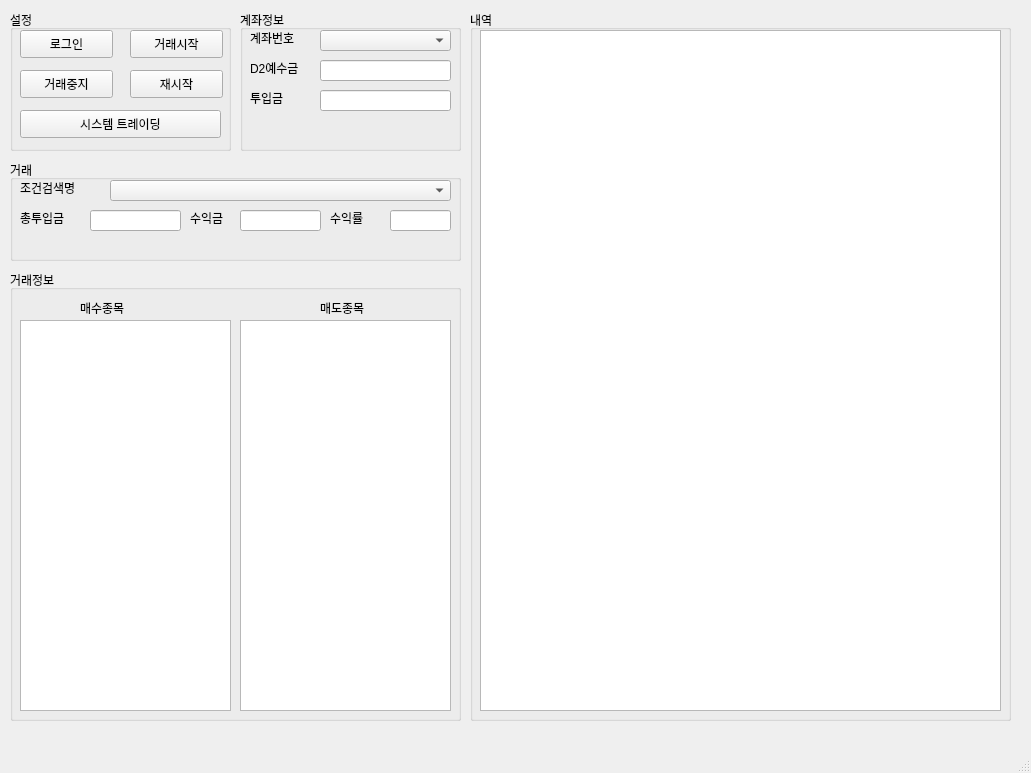
<?xml version="1.0" encoding="UTF-8"?>
<ui version="4.0">
 <class>MainWindow</class>
 <widget class="QMainWindow" name="MainWindow">
  <property name="geometry">
   <rect>
    <x>0</x>
    <y>0</y>
    <width>1031</width>
    <height>773</height>
   </rect>
  </property>
  <property name="windowTitle">
   <string>MyWin</string>
  </property>
  <widget class="QWidget" name="centralwidget">
   <widget class="QGroupBox" name="groupBox">
    <property name="geometry">
     <rect>
      <x>10</x>
      <y>10</y>
      <width>221</width>
      <height>141</height>
     </rect>
    </property>
    <property name="title">
     <string>설정</string>
    </property>
    <widget class="QPushButton" name="btnLogin">
     <property name="geometry">
      <rect>
       <x>10</x>
       <y>20</y>
       <width>93</width>
       <height>28</height>
      </rect>
     </property>
     <property name="text">
      <string>로그인</string>
     </property>
    </widget>
    <widget class="QPushButton" name="btnStart">
     <property name="geometry">
      <rect>
       <x>120</x>
       <y>20</y>
       <width>93</width>
       <height>28</height>
      </rect>
     </property>
     <property name="text">
      <string>거래시작</string>
     </property>
    </widget>
    <widget class="QPushButton" name="btnStop">
     <property name="geometry">
      <rect>
       <x>10</x>
       <y>60</y>
       <width>93</width>
       <height>28</height>
      </rect>
     </property>
     <property name="text">
      <string>거래중지</string>
     </property>
    </widget>
    <widget class="QPushButton" name="btnReStart">
     <property name="geometry">
      <rect>
       <x>120</x>
       <y>60</y>
       <width>93</width>
       <height>28</height>
      </rect>
     </property>
     <property name="text">
      <string>재시작</string>
     </property>
    </widget>
    <widget class="QPushButton" name="btnSysTrading">
     <property name="geometry">
      <rect>
       <x>10</x>
       <y>100</y>
       <width>201</width>
       <height>28</height>
      </rect>
     </property>
     <property name="text">
      <string>시스템 트레이딩</string>
     </property>
    </widget>
   </widget>
   <widget class="QGroupBox" name="groupBox_2">
    <property name="geometry">
     <rect>
      <x>240</x>
      <y>10</y>
      <width>221</width>
      <height>141</height>
     </rect>
    </property>
    <property name="title">
     <string>계좌정보</string>
    </property>
    <widget class="QLabel" name="label2">
     <property name="geometry">
      <rect>
       <x>10</x>
       <y>20</y>
       <width>64</width>
       <height>15</height>
      </rect>
     </property>
     <property name="text">
      <string>계좌번호</string>
     </property>
    </widget>
    <widget class="QComboBox" name="cbAcctNo">
     <property name="geometry">
      <rect>
       <x>80</x>
       <y>20</y>
       <width>131</width>
       <height>21</height>
      </rect>
     </property>
    </widget>
    <widget class="QLabel" name="label3">
     <property name="geometry">
      <rect>
       <x>10</x>
       <y>50</y>
       <width>64</width>
       <height>15</height>
      </rect>
     </property>
     <property name="text">
      <string>D2예수금</string>
     </property>
    </widget>
    <widget class="QLineEdit" name="leD2Price">
     <property name="geometry">
      <rect>
       <x>80</x>
       <y>50</y>
       <width>131</width>
       <height>21</height>
      </rect>
     </property>
    </widget>
    <widget class="QLabel" name="label1">
     <property name="geometry">
      <rect>
       <x>10</x>
       <y>80</y>
       <width>64</width>
       <height>15</height>
      </rect>
     </property>
     <property name="text">
      <string>투입금</string>
     </property>
    </widget>
    <widget class="QLineEdit" name="lePrice">
     <property name="geometry">
      <rect>
       <x>80</x>
       <y>80</y>
       <width>131</width>
       <height>21</height>
      </rect>
     </property>
    </widget>
   </widget>
   <widget class="QGroupBox" name="groupBox_3">
    <property name="geometry">
     <rect>
      <x>10</x>
      <y>160</y>
      <width>451</width>
      <height>101</height>
     </rect>
    </property>
    <property name="title">
     <string>거래</string>
    </property>
    <widget class="QLabel" name="label4">
     <property name="geometry">
      <rect>
       <x>10</x>
       <y>20</y>
       <width>91</width>
       <height>16</height>
      </rect>
     </property>
     <property name="text">
      <string>조건검색명</string>
     </property>
    </widget>
    <widget class="QComboBox" name="cbCdtNm">
     <property name="geometry">
      <rect>
       <x>100</x>
       <y>20</y>
       <width>341</width>
       <height>21</height>
      </rect>
     </property>
    </widget>
    <widget class="QLabel" name="label5">
     <property name="geometry">
      <rect>
       <x>10</x>
       <y>50</y>
       <width>64</width>
       <height>15</height>
      </rect>
     </property>
     <property name="text">
      <string>총투입금</string>
     </property>
    </widget>
    <widget class="QLineEdit" name="leTotalPrice">
     <property name="geometry">
      <rect>
       <x>80</x>
       <y>50</y>
       <width>91</width>
       <height>21</height>
      </rect>
     </property>
    </widget>
    <widget class="QLabel" name="label6">
     <property name="geometry">
      <rect>
       <x>180</x>
       <y>50</y>
       <width>51</width>
       <height>16</height>
      </rect>
     </property>
     <property name="text">
      <string>수익금</string>
     </property>
    </widget>
    <widget class="QLineEdit" name="leProfits">
     <property name="geometry">
      <rect>
       <x>230</x>
       <y>50</y>
       <width>81</width>
       <height>21</height>
      </rect>
     </property>
    </widget>
    <widget class="QLabel" name="label7">
     <property name="geometry">
      <rect>
       <x>320</x>
       <y>50</y>
       <width>41</width>
       <height>16</height>
      </rect>
     </property>
     <property name="text">
      <string>수익률</string>
     </property>
    </widget>
    <widget class="QLineEdit" name="leProfitsPc">
     <property name="geometry">
      <rect>
       <x>380</x>
       <y>50</y>
       <width>61</width>
       <height>21</height>
      </rect>
     </property>
    </widget>
   </widget>
   <widget class="QGroupBox" name="groupBox_4">
    <property name="geometry">
     <rect>
      <x>10</x>
      <y>270</y>
      <width>451</width>
      <height>451</height>
     </rect>
    </property>
    <property name="title">
     <string>거래정보</string>
    </property>
    <widget class="QLabel" name="label8">
     <property name="geometry">
      <rect>
       <x>70</x>
       <y>30</y>
       <width>64</width>
       <height>15</height>
      </rect>
     </property>
     <property name="text">
      <string>매수종목</string>
     </property>
    </widget>
    <widget class="QLabel" name="label9">
     <property name="geometry">
      <rect>
       <x>310</x>
       <y>30</y>
       <width>64</width>
       <height>15</height>
      </rect>
     </property>
     <property name="text">
      <string>매도종목</string>
     </property>
    </widget>
    <widget class="QPlainTextEdit" name="pteBuyLog">
     <property name="geometry">
      <rect>
       <x>10</x>
       <y>50</y>
       <width>211</width>
       <height>391</height>
      </rect>
     </property>
    </widget>
    <widget class="QPlainTextEdit" name="pteSellLog">
     <property name="geometry">
      <rect>
       <x>230</x>
       <y>50</y>
       <width>211</width>
       <height>391</height>
      </rect>
     </property>
    </widget>
   </widget>
   <widget class="QGroupBox" name="groupBox_5">
    <property name="geometry">
     <rect>
      <x>470</x>
      <y>10</y>
      <width>541</width>
      <height>711</height>
     </rect>
    </property>
    <property name="title">
     <string>내역</string>
    </property>
    <widget class="QPlainTextEdit" name="pteLog">
     <property name="geometry">
      <rect>
       <x>10</x>
       <y>20</y>
       <width>521</width>
       <height>681</height>
      </rect>
     </property>
    </widget>
   </widget>
  </widget>
  <widget class="QMenuBar" name="menubar">
   <property name="geometry">
    <rect>
     <x>0</x>
     <y>0</y>
     <width>1031</width>
     <height>26</height>
    </rect>
   </property>
  </widget>
  <widget class="QStatusBar" name="statusbar"/>
 </widget>
 <resources/>
 <connections/>
</ui>
